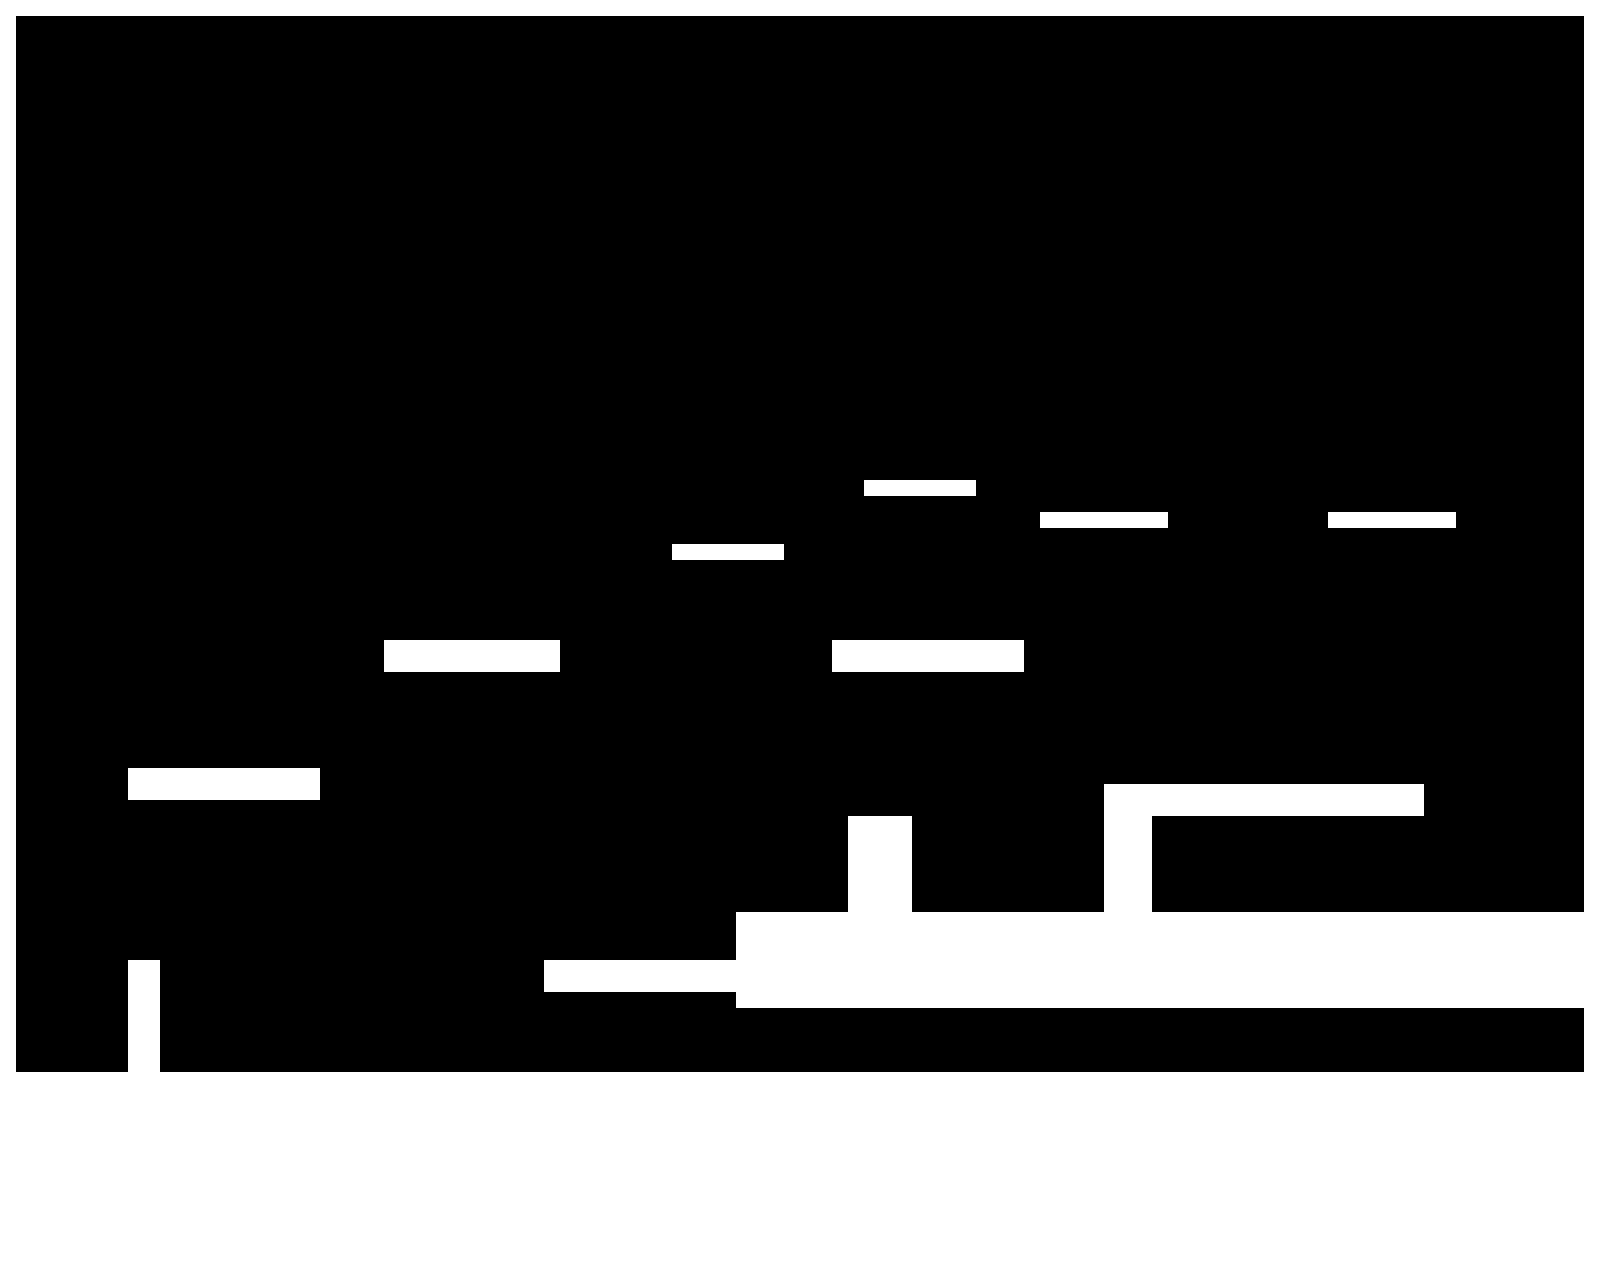

This is a level from a 2D game, rendered from its Tiled map with the project's own tilesets. A one-line summary and the map file follow, with tile-layer data summarised:
An orthogonal 100x80 tile map with 16x16 px tiles, 1 tile layer (mainlayer) and 1 object (Player).

<map version="1.0" orientation="orthogonal" width="100" height="80" tilewidth="16" tileheight="16">
 <properties>
  <property name="physicsGravityY" value="-9.81" />
  <property name="physicsSimulationSpeed" value="1.0" />
  <property name="restrictScrollingToMapBoundary" value="YES" />
 </properties>
 <tileset firstgid="1" name="Tileset_Geometry_16x16_256" tilewidth="16" tileheight="16" spacing="1" margin="1">
  <image source="Tileset_Geometry_16x16_256.png" width="256" height="256" />
 </tileset>
 <layer name="mainlayer" width="100" height="80">
  <properties>
   <property name="_mainTileLayer" value="YES" />
  </properties>
  <data>[8000 cells, 2070 non-empty, 1 distinct tile ids]</data>
 </layer>
 <objectgroup draworder="topdown" name="game objects" width="100" height="80">
  <object name="player" type="Player" x="272" y="720" width="32" height="48" />
 </objectgroup>
</map>
